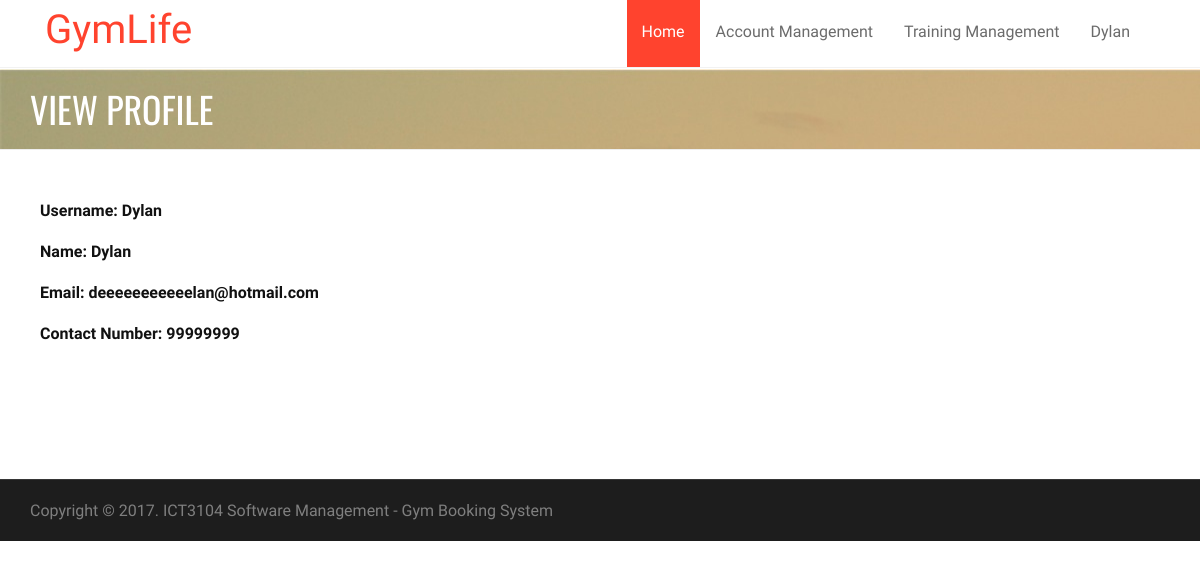
The app's page /account/viewProfile.php (signed in), older data.
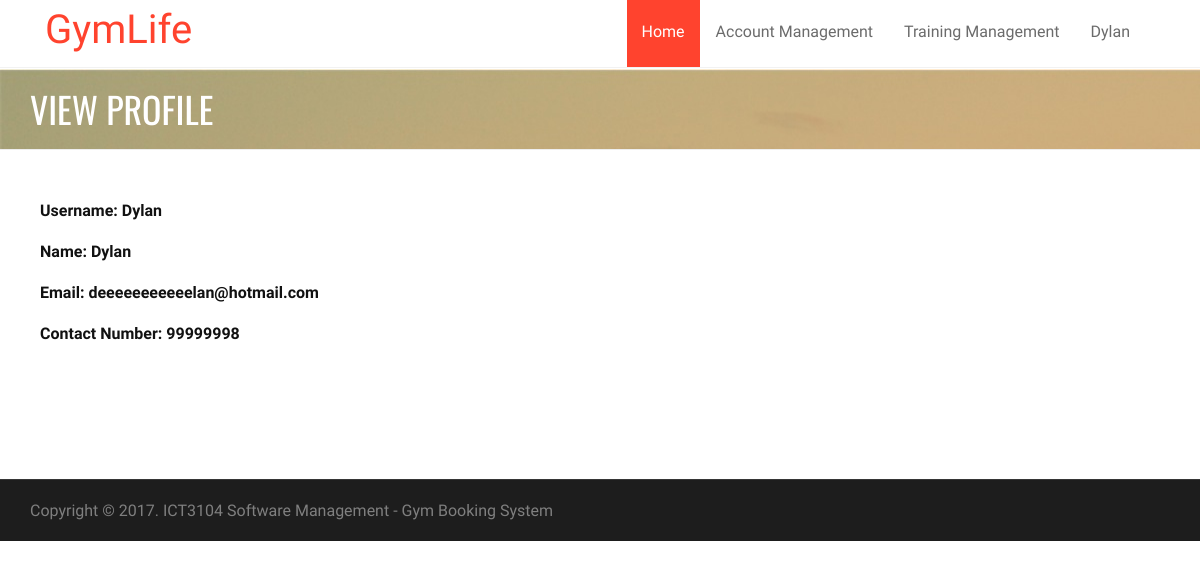
The same page, newer data.
### tables this page shows
CREATE TABLE IF NOT EXISTS `user` (
  `userID` int(11) NOT NULL,
  `roleID` int(11) NOT NULL,
  `name` varchar(255) NOT NULL,
  `userName` varchar(15) NOT NULL,
  `email` varchar(255) NOT NULL,
  `contactNumber` int(11) NOT NULL,
  `password` varchar(255) NOT NULL,
  `status` int(11) NOT NULL,
  `passwordChange` bit(1) NOT NULL
);

### db.class.php (called while the page is built, shortened)
<?php
class DB {
  protected static $mdb = null;
  public static function getMDB() {
    $mdb = DB::$mdb;
    if ($mdb === null) {
      $mdb = DB::$mdb = new MeekroDB();
    }
    $db_class_vars = get_class_vars('DB');
    return $mdb;
  }
  public static function queryFirstRow() { $args = func_get_args(); return call_user_func_array(array(DB::getMDB(), 'queryFirstRow'), $args); }
}
class MeekroDB {
  public $dbName = '';
  public $user = '';
  public $password = '';
  public $host = 'localhost';
  public $port = null;
  public $encoding = 'latin1';
  public $param_char = '%';
  public $named_param_seperator = '_';
  public $connect_options = array(MYSQLI_OPT_CONNECT_TIMEOUT => 30);
  public $internal_mysql = null;
  public function __construct($host=null, $user=null, $password=null, $dbName=null, $port=null, $encoding=null) {
    if ($host === null) $host = DB::$host;
    if ($user === null) $user = DB::$user;
    if ($password === null) $password = DB::$password;
    if ($dbName === null) $dbName = DB::$dbName;
    if ($port === null) $port = DB::$port;
    if ($encoding === null) $encoding = DB::$encoding;
    $this->host = $host;
    $this->user = $user;
    $this->password = $password;
    $this->dbName = $dbName;
    $this->port = $port;
    $this->encoding = $encoding;
  }
  public function get() {
    $mysql = $this->internal_mysql;
    if (!($mysql instanceof MySQLi)) {
      if (! $this->port) $this->port = ini_get('mysqli.default_port');
      $mysql = new mysqli();
      foreach ($this->connect_options as $key => $value) {
        $mysql->options($key, $value);
      }
      $mysql->set_charset($this->encoding);
      $this->internal_mysql = $mysql;
    }
    return $mysql;
  }
  protected function preparseQueryParams() {
    $args = func_get_args();
    $sql = trim(strval(array_shift($args)));
    $args_all = $args;
    $param_char_length = strlen($this->param_char);
    $named_seperator_length = strlen($this->named_param_seperator);
    $types = array(
      $this->param_char . 'll',
      $this->param_char . 'ls',
      $this->param_char . 'l',
      $this->param_char . 'li',
      $this->param_char . 'ld',
      $this->param_char . 'lb',
      $this->param_char . 'lt',
      $this->param_char . 's',
      $this->param_char . 'i',
      $this->param_char . 'd',
      $this->param_char . 'b',
      $this->param_char . 't',
      $this->param_char . '?',
      $this->param_char . 'ss'
    );
    $posList = array();
    foreach ($types as $type) {
      $lastPos = 0;
      while (($pos = strpos($sql, $type, $lastPos)) !== false) {
        $lastPos = $pos + 1;
        $posList[$pos] = $type;
      }
    }
    ksort($posList);
    $chunkyQuery = array();
    $pos_adj = 0;
    foreach ($posList as $pos => $type) {
      $type = substr($type, $param_char_length);
      $length_type = strlen($type) + $param_char_length;
      $new_pos = $pos + $pos_adj;
      $new_pos_back = $new_pos + $length_type;
      $arg_number_length = 0;
      if ($arg_number_length = strspn($sql, '0123456789', $new_pos_back)) {
        $arg_number = substr($sql, $new_pos_back, $arg_number_length);
        if (! array_key_exists($arg_number, $args_all)) $this->nonSQLError("Non existent argument reference (arg $arg_number): $sql");
        $arg = $args_all[$arg_number];
      } else {
        $arg = array_shift($args);
      }
      if ($new_pos > 0) $chunkyQuery[] = substr($sql, 0, $new_pos);
      if (is_object($arg) && ($arg instanceof WhereClause)) {
        list($clause_sql, $clause_args) = $arg->textAndArgs();
        array_unshift($clause_args, $clause_sql);
        $preparsed_sql = call_user_func_array(array($this, 'preparseQueryParams'), $clause_args);
        $chunkyQuery = array_merge($chunkyQuery, $preparsed_sql);
      } else {
        $chunkyQuery[] = array('type' => $type, 'value' => $arg);
      }
      $sql = substr($sql, $new_pos_back + $arg_number_length);
      $pos_adj -= $new_pos_back + $arg_number_length;
    }
    return $chunkyQuery;
  }
  protected function escape($str) { return "'" . $this->get()->real_escape_string(strval($str)) . "'"; }
  protected function parseQueryParams() {
    $args = func_get_args();
    $chunkyQuery = call_user_func_array(array($this, 'preparseQueryParams'), $args);
    $query = '';
    $array_types = array('ls', 'li', 'ld', 'lb', 'll', 'lt');
    foreach ($chunkyQuery as $chunk) {
      if (is_string($chunk)) {
        $query .= $chunk;
        continue;
      }
      $type = $chunk['type'];
      $arg = $chunk['value'];
      $result = '';
      if ($type != '?') {
        $is_array_type = in_array($type, $array_types, true);
      }
      if ($type == 's') $result = $this->escape($arg);
      $query .= $result;
    }
    return $query;
  }
  protected function prependCall($function, $args, $prepend) { array_unshift($args, $prepend); return call_user_func_array($function, $args); }
  public function query() { $args = func_get_args(); return $this->prependCall(array($this, 'queryHelper'), $args, 'assoc'); }
  protected function queryHelper() {
    $args = func_get_args();
    $type = array_shift($args);
    $db = $this->get();
    $is_buffered = true;
    $row_type = 'assoc';
    $full_names = false;
    $sql = call_user_func_array(array($this, 'parseQueryParams'), $args);
    $result = $db->query($sql, $is_buffered ? MYSQLI_STORE_RESULT : MYSQLI_USE_RESULT);
    $return = array();
    while ($row = ($row_type == 'assoc' ? $result->fetch_assoc() : $result->fetch_row())) {
      $return[] = $row;
    }
    return $return;
  }
  public function queryFirstRow() {
    $args = func_get_args();
    $result = call_user_func_array(array($this, 'query'), $args);
    return reset($result);
  }
}
?>

### account/viewProfile.php (the view, shortened to what the changed rows need)
<?php
$id = $_SESSION["id"];
$record = DB::queryFirstRow("SELECT * FROM user WHERE userID=%s", $id);
$username = $record["userName"];
$name = $record["name"];
$email = $record["email"];
$contact = $record["contactNumber"];
?>
<!doctype html>
<html lang="en">
    <head>
        <link rel="stylesheet" href="../asset/bootstrap/css/bootstrap.min.css" type="text/css">
        <link rel="stylesheet" href="../asset/font-awesome/css/font-awesome.min.css" type="text/css">
        <link rel="stylesheet" href="../asset/css/owl.carousel.css" type="text/css">
        <link rel="stylesheet" href="../asset/css/owl.theme.css" type="text/css">
        <link rel="stylesheet" href="../asset/css/owl.transitions.css" type="text/css">
        <link rel="stylesheet" type="text/css" href="../asset/css/animate.css">
        <link rel="stylesheet" type="text/css" href="../asset/css/lightbox.css">
        <link rel="stylesheet" type="text/css" href="../asset/css/style.css">
        <link rel="stylesheet" type="text/css" href="../asset/css/responsive.css">
    </head>
    <body>
        <div class="page-header">
            <div class="overlay">
                <div class="container">
                    <div class="row">
                        <div class="col-md-12">
                            <h1>View Profile</h1>
                        </div>
                    </div>
                </div>
            </div>
        </div>
        <section id="about-section" class="about-section">
            <div class="container">
                <div class="row" style="margin-left:10px">
                    <div class="form-group">
                        <label class="control-label" for="textinput">Username:  </label>
                        <label><?php echo $username; ?></label>
                    </div>
                    <div class="form-group">
                        <label class="control-label" for="textinput">Name: </label>
                        <label><?php echo $name; ?></label>
                    </div>
                    <div class="form-group">
                        <label class="control-label" for="textinput">Email: </label>
                        <label><?php echo $email; ?></label>
                    </div
                    <div class="form-group">
                        <label class="control-label" for="textinput">Contact Number: </label>
                        <label><?php echo $contact; ?></label>
                    </div>
                </div>
    </section>
</body>
</html>

Row changes from the older to the newer data that the page shows:
changed user "Dylan": contactNumber "99999999" → "99999998"
